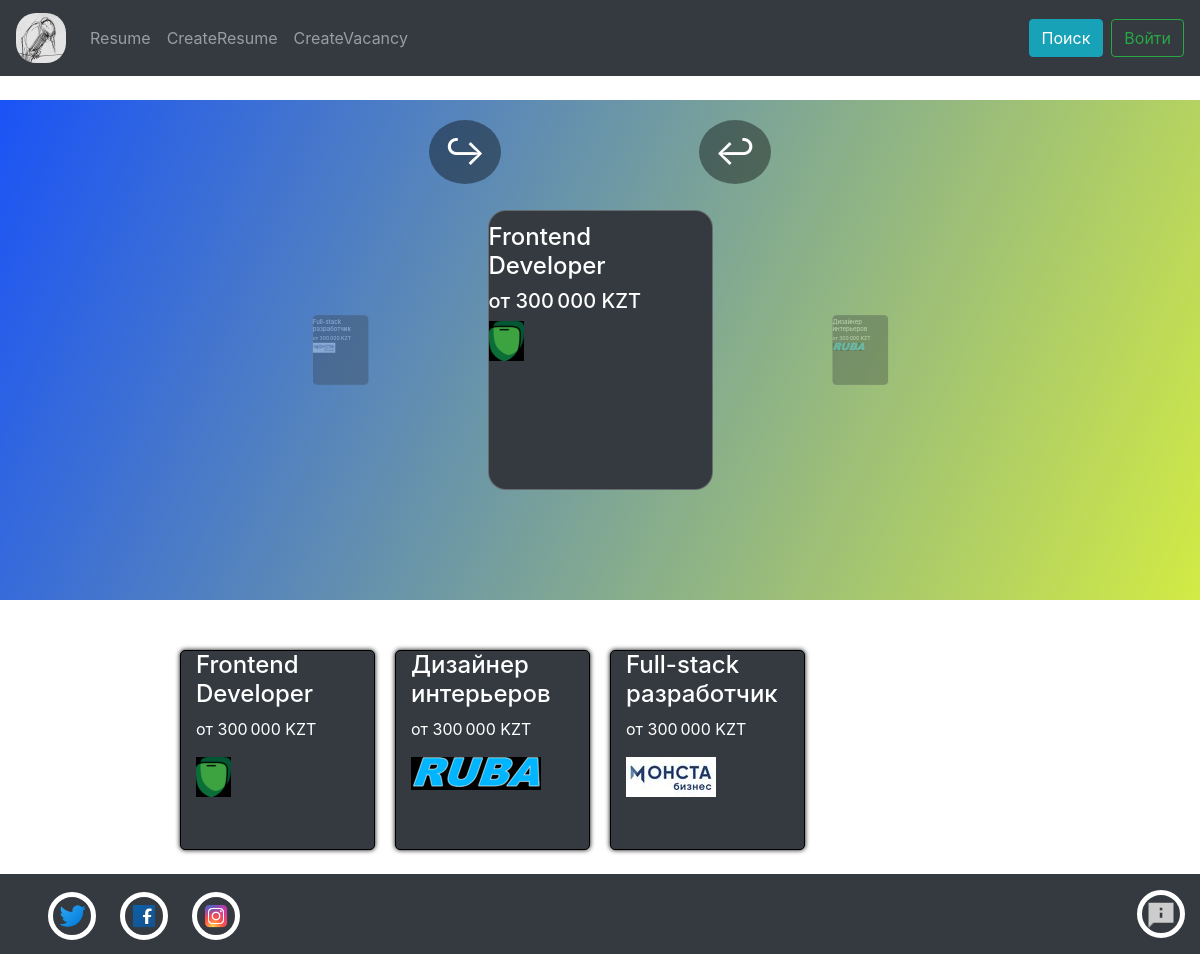
The app's page /, older data.
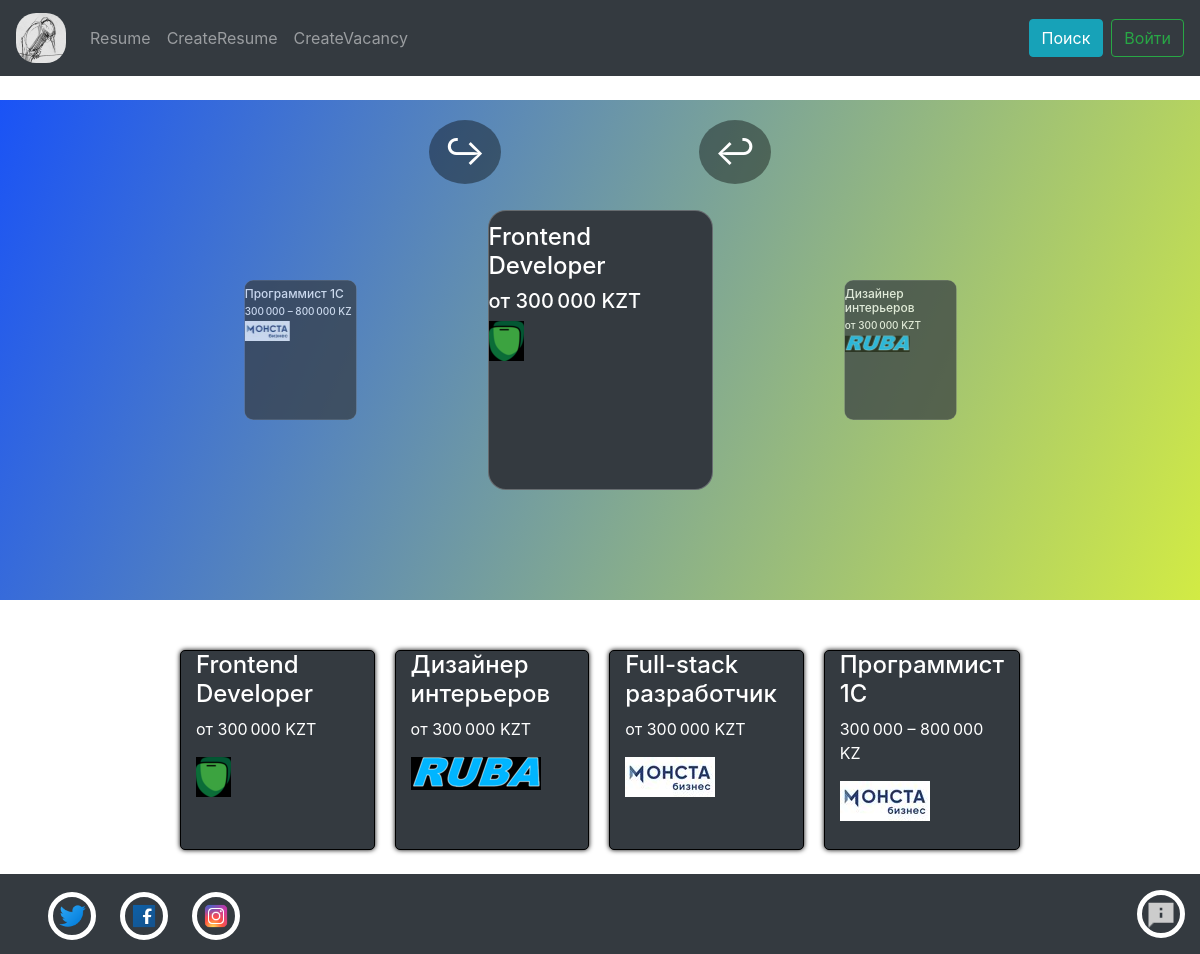
The same page, newer data.
### app/models.py (models this page shows, shortened)
class Vacancies(models.Model):
    title = models.CharField('title', max_length= 50)
    salary = models.CharField('Salary', max_length=20)
    email = models.CharField('Email', max_length=50)
    text = models.TextField('Text')
    date = models.DateField('Data')
    Imagesrs = models.CharField('Imageurl', max_length=50)
    Telephonenumber = models.CharField('Telephonenumber', max_length=20)

### app/views.py (the view)
# urls.py: path('', views.index, name="main"),
def index(request):
    vacancies = Vacancies.objects.all()
    if request.headers.get('X-Requested-With') == 'XMLHttpRequest':
        if request.method == "GET":
            return JsonResponse({"vacancy": list(Vacancies.objects.all().values())})
        else:
            authUserForm = forms.AuthUserForm()
    else:
        if request.method == "POST":
            authUserForm = AuthFormHelp.addPostMethodForLayoutForm(request)
            if authUserForm == None:
                return HttpResponseRedirect('/')
        else:
            vacancies = Vacancies.objects.all()
            authUserForm = forms.AuthUserForm()
    return render(
        request,
        "app/index.html",
        {
         "account": request.session.get('account', False),
         'vacancies': vacancies,
         "authUserForm": authUserForm,
         "statusBtnAuth": True
        }
    )

### app/templates/app/index.html (shortened to what this page needs)
{% extends "app/Layout/layout.html" %}
{% load static %}
{% block style %}
    <link rel="stylesheet" type="text/css" href="../static/app/style/MainStyle.css" />
{% endblock %}
{% block content %}
<ul class="carousel">
    {% for el in vacancies%}
        <li class="carousel__item">
            <a href="{% url 'vacancy' id_vacancy=el.id %}"><div class="carousel__item-wrapper">
                <h4>{{el.title}}</h4>
                <h5>{{el.salary}}</h5></div>
                <img class="gridimages" type="image" src = "{{el.Imagesrs}}"/>
            </a>
        </li>
        {% endfor %}
    <div class="carousel__controls">
  <button class="carousel__controls--left">&#8618;</button>
  <button class="carousel__controls--right">&#8617;</button>
</div>
</ul>
<div id="info-resume__container" class="wrappergrid">
    {% for el in vacancies %}
    <a href="{% url 'vacancy' id_vacancy=el.id %}">
        <div class="col">
            <h4>{{el.title}}</h4>
            <p>{{el.salary}}</p>
            <img class="gridimages" src="{{el.Imagesrs}}">
        </div>
    </a>
    {% endfor %}
</div>
{% endblock %}

Row changes from the older to the newer data that the page shows:
no longer on one of the page's lists (row unchanged): Vacancies: title "Full-stack разработчик", salary "от 300 000 KZT"
added Vacancies: title "Программист 1С", salary "300 000 – 800 000 KZ", Imagesrs (picture)
